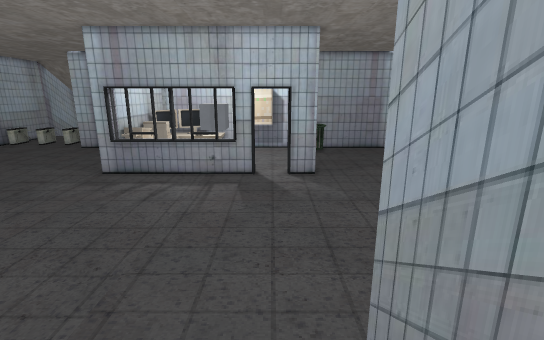
[1] (above)

16 first-person views from a walk through a 3-D level made in the Godot game engine. The camera is 1.2 m above the floor, tilts 14° down and sees 85° across. The floor is counted in squares, 0.5 m on a side. Each view is taken from the middle of a square. On the plan, view 1 faces up. The plan holds only what a view shows up to about 19 squares ahead; the rest is blank. The place goes on beyond the plan. Flat picture figures and markers are left out. Some surface patterns are stand-ins.

[2]
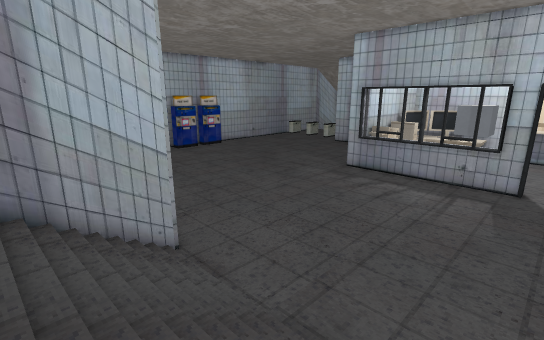

[3]
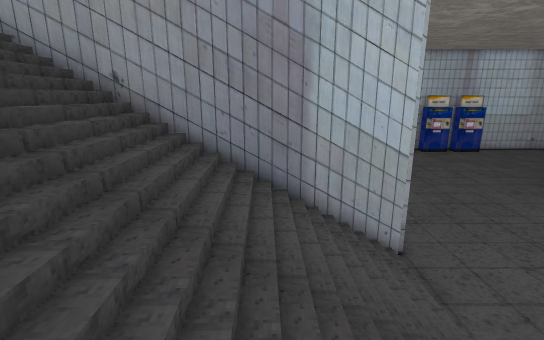

[4]
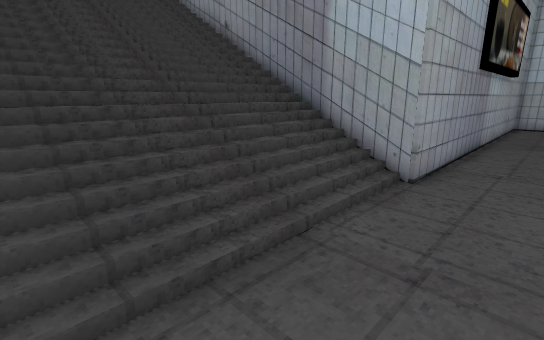

[5]
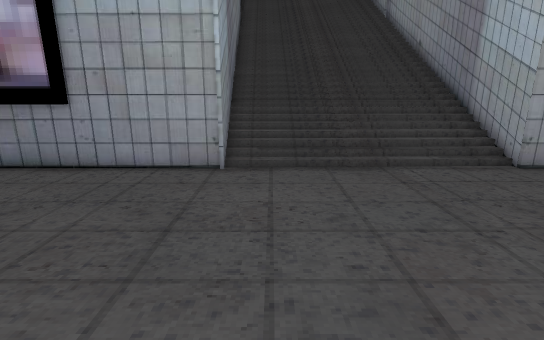

[6]
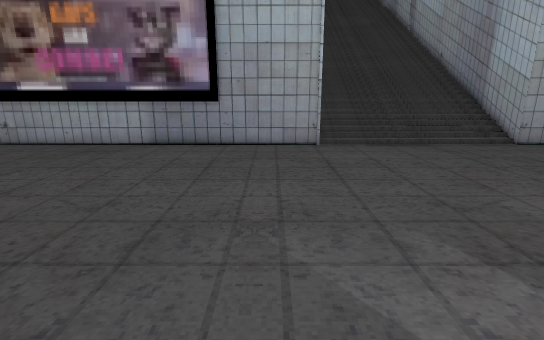

[7]
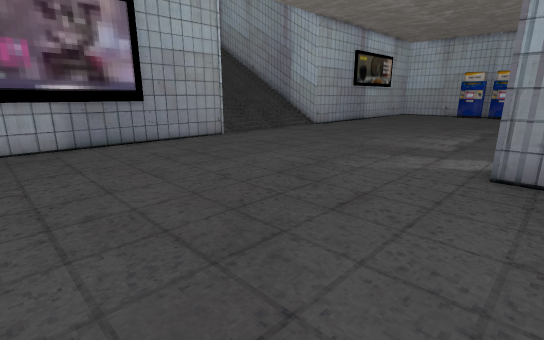

[8]
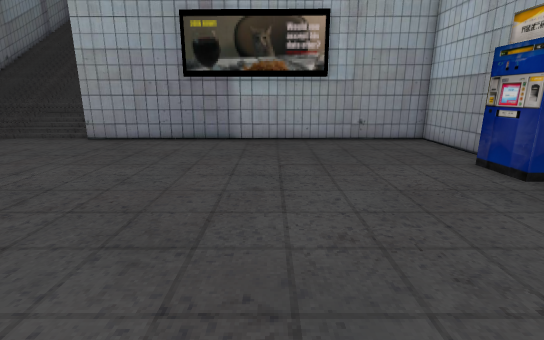

[9]
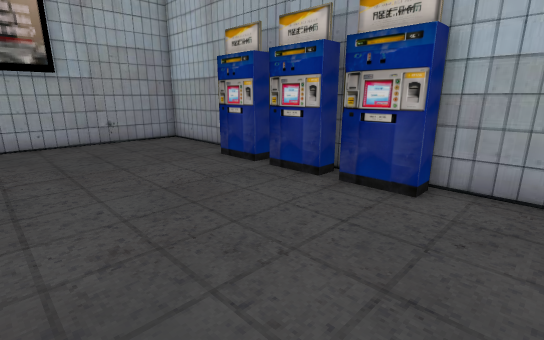

[10]
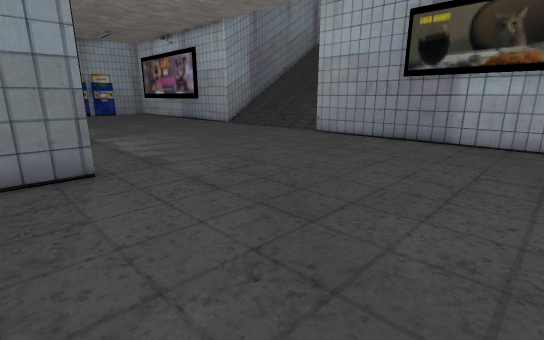

[11]
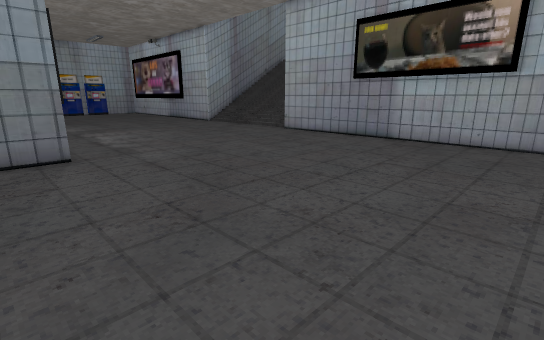

[12]
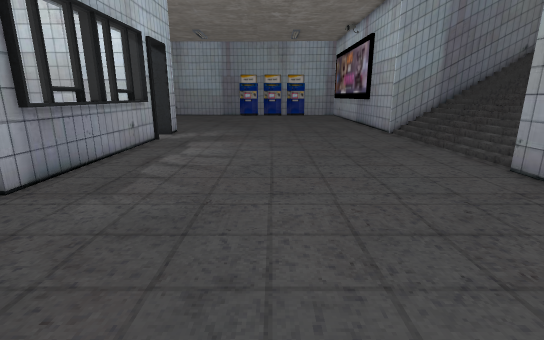

[13]
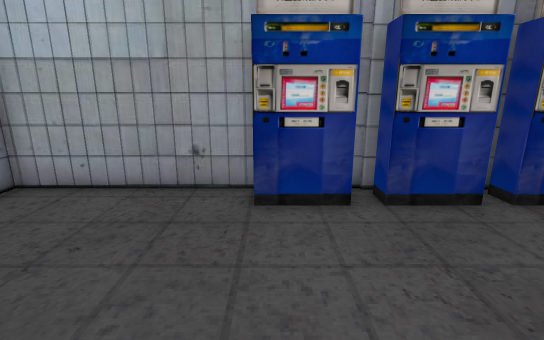

[14]
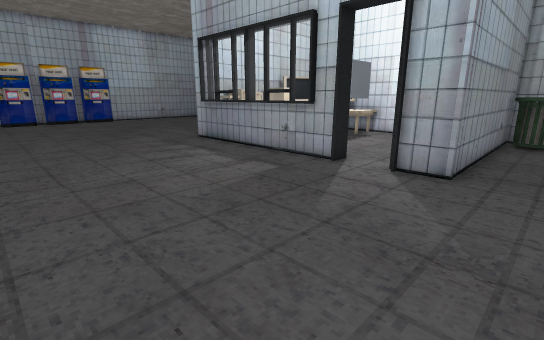

[15]
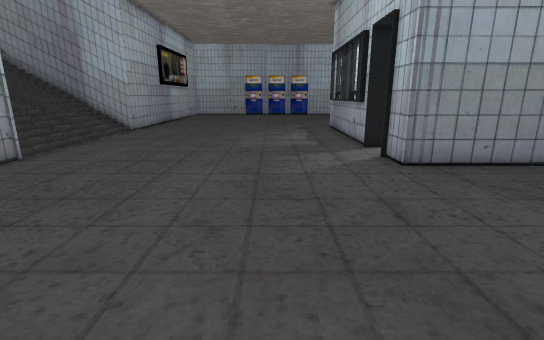

[16]
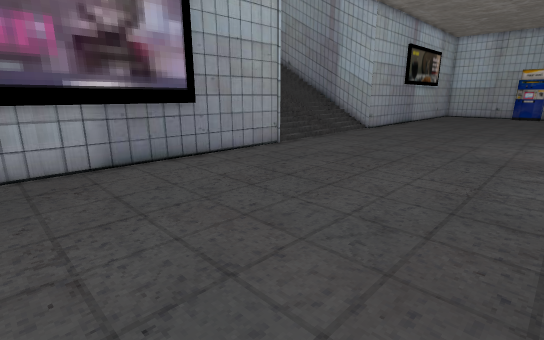

### Floor plan
Key: @ floor where view 1 was taken; # wall or solid block; . floor; / step, stairs or slope; = window, fence, low wall or low ledge; ^ raised ledge.
Columns run from 28 left of view 1 to 13 right of it. Each row starts with its distance up from view 1.
 21  #...............#^^       ..  #...
 20  #...............#^^       ..  #.......  .
 19  #...............###=#=#==##.###........
 18  ##...............########...............
 17  ##.......................................
 16  #........................................
 15  ##.......................................
 14  ##.......................................
 13  #........................................
 12  ##.......................................
 11 ###.......................................
 10 #.........................................
  9 #.........................................
  8 #.........................................
  7 #.........................................
  6 #.........................................
  5 #.........................................
  4 #####################/////////############
  3                    ##/////////#
  2                     #/////////#
  1                     #/////////#
  0                     #///////@/#
 -1                     #/////////#
 -2                     #/////////#
 -3                     #/////////#
 -4                     #/////////#
 -5                     #/////////#
 -6                     #/////////#

Where each view was taken, in squares from view 1:
view 1: 0 up, 0 right, facing up
view 2: 0 up, 0 right, facing up-left
view 3: 0 up, 0 right, facing left
view 4: 7 up, 0 right, facing down-left
view 5: 14 up, 0 right, facing down
view 6: 19 up, 4 right, facing down
view 7: 20 up, 13 right, facing down-left
view 8: 21 up, 19 left, facing down
view 9: 21 up, 19 left, facing down-left
view 10: 21 up, 21 left, facing down-right
view 11: 21 up, 24 left, facing down-right
view 12: 12 up, 18 left, facing right
view 13: 11 up, 20 left, facing left
view 14: 9 up, 5 right, facing up-left
view 15: 14 up, 13 right, facing left
view 16: 15 up, 13 right, facing down-left
